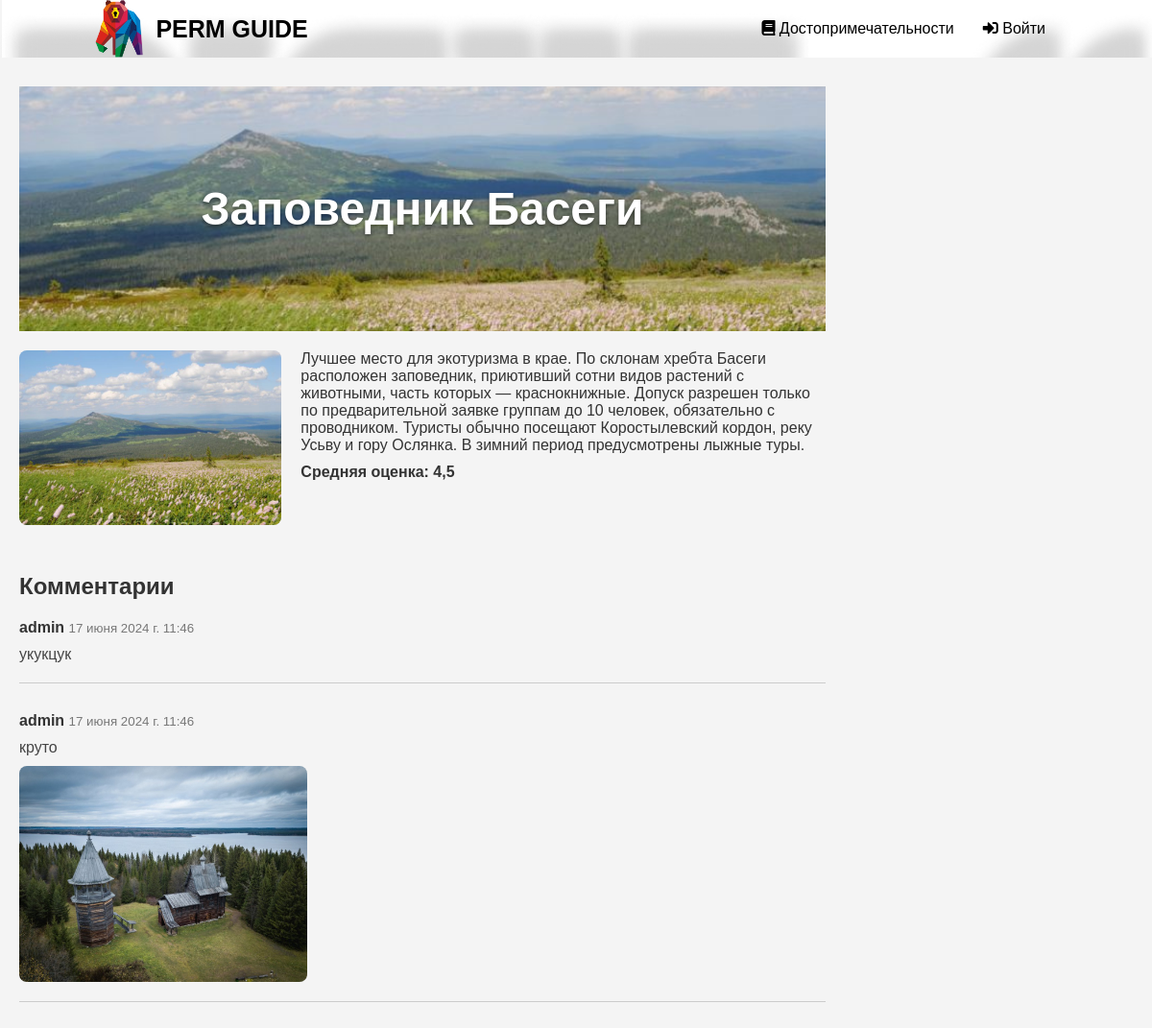
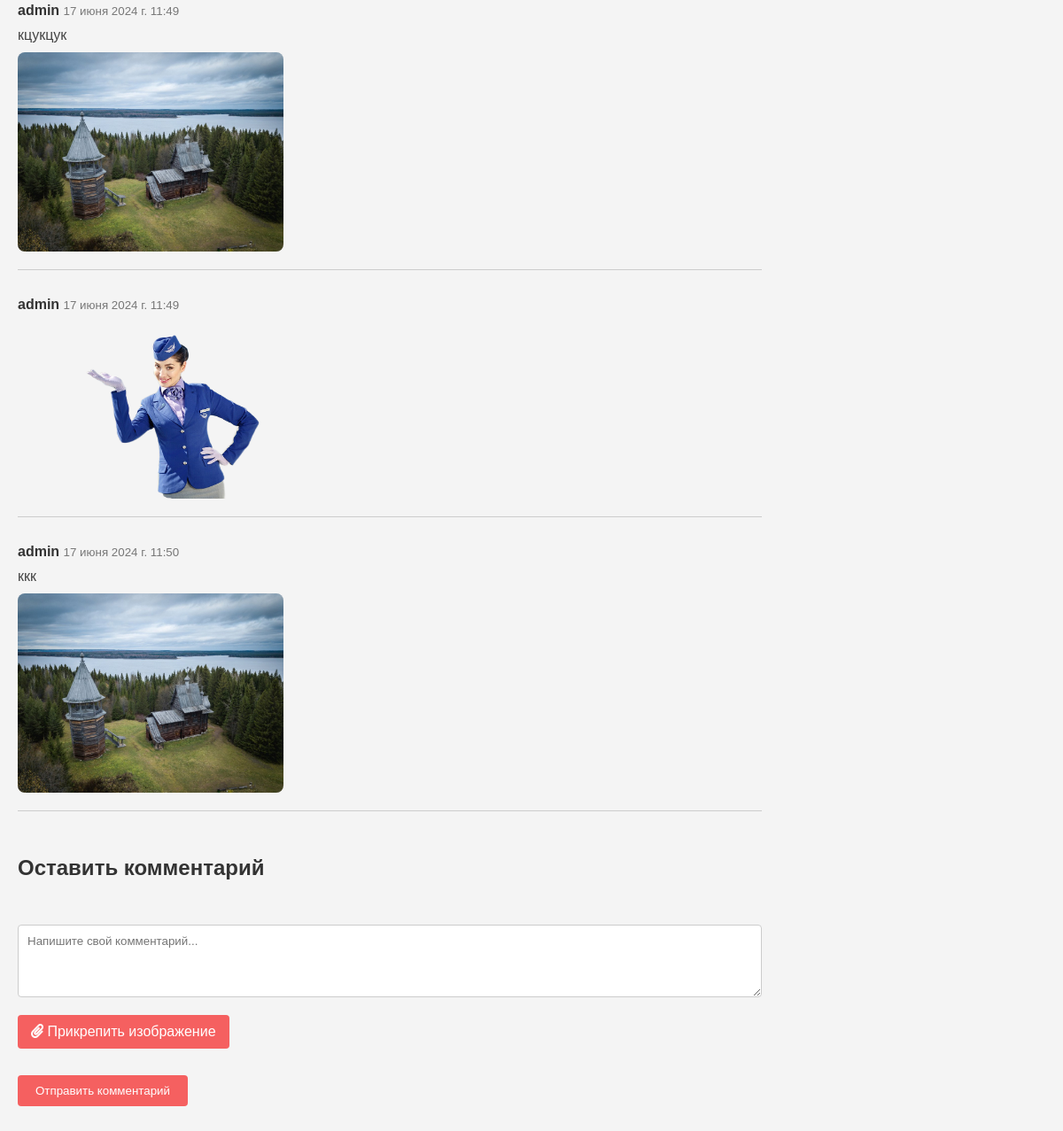
Page /sight/10/ on the earlier database version (2 pictures, top to bottom).
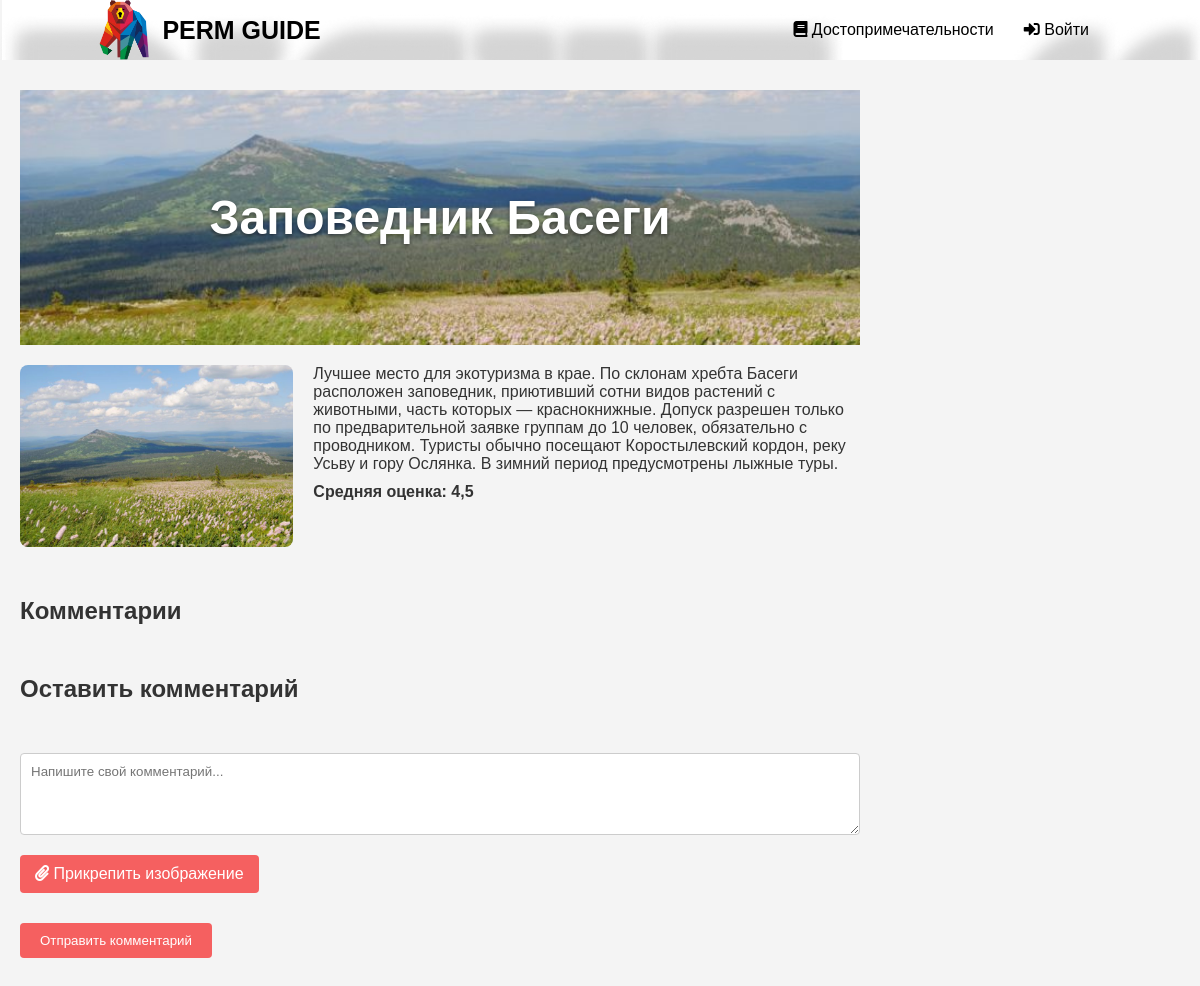
Same page on the later database version.
### gid/models.py (models this page shows)
class Comment(models.Model):
    sight = models.ForeignKey('Sight', on_delete=models.CASCADE, verbose_name='Достопримечательность')
    user = models.ForeignKey(User, on_delete=models.CASCADE, verbose_name='Пользователь')
    text = models.TextField(verbose_name='Текст', blank=True, null=True)
    created_at = models.DateTimeField(auto_now_add=True, verbose_name='Дата создания')
    image = models.ImageField(upload_to='comment_images', null=True, blank=True, verbose_name='Изображение')
    class Meta:
        verbose_name = 'Комментарий'
        verbose_name_plural = 'Комментарии'

### gid/views.py (the view, shortened to what this page needs)
# urls.py: path('sight/<int:sight_id>/', views.sight_detail, name='sight_detail'),
def sight_detail(request, sight_id):
    sight = get_object_or_404(Sight, pk=sight_id)
    form = RatingForm()
    note_form = UserNoteForm()
    comments = Comment.objects.filter(sight=sight)
    user_note = None
    events = sight.events.all()
    user_visited = False
    if request.user.is_authenticated:
        user_visited = Visit.objects.filter(user=request.user, sight=sight).exists()
    return render(request, 'gid/sight_detail.html', {
        'sight': sight,
        'form': form,
        'note_form': note_form,
        'comments': comments,
        'user_note': user_note,
        'user_visited': user_visited,
        'events': events,
    })

### gid/forms.py
class RatingForm(forms.ModelForm):
    class Meta:
        model = Rating
        fields = ['score']
        widgets = {
            'score': forms.NumberInput(attrs={'min': 1, 'max': 5})
        }

class UserNoteForm(forms.ModelForm):
    class Meta:
        model = UserNote
        fields = ['text']
        widgets = {
            'text': forms.Textarea(attrs={'rows': 4, 'cols': 50, 'class': 'note-textarea'}),
        }

### gid/models.py (called while the page is built)
    def average_rating(self):
        ratings = self.rating_set.all()
        if ratings.exists():
            return ratings.aggregate(Avg('score'))['score__avg']
        return 0.0

### gid/templates/gid/sight_detail.html (shortened to what this page needs)
{% load static %}
<html lang="en">
<head>
    <link rel="stylesheet" href="{% static 'css/sight_detail.css' %}">
    <link rel="stylesheet" href="https://cdnjs.cloudflare.com/ajax/libs/font-awesome/5.15.4/css/all.min.css">
</head>
<body>
    <div class="header" style="background-image: url('{% static 'img/img.png' %}')">
        <div class="logo-container">
            <img src="{% static 'img/logo.png' %}" alt="Logo" class="logo-image">
            <a href="{% url 'index' %}" class="logo">PERM GUIDE</a>
        </div>
        <nav>
            <ul>
                <li>
                    <a href="{% url 'catalog' %}"><i class="fas fa-book"></i> Достопримечательности</a>
                </li>
                {% if not user.is_authenticated %}
                <li>
                    <a href="{% url 'login' %}"><i class="fas fa-sign-in-alt"></i> Войти</a>
                </li>
                {% endif %}
            </ul>
        </nav>
    </div>
    <div class="content-container">
        <div class="main-content">
            <section class="sight-header" style="background-image: url('{{ sight.image.url }}')">
                <h1>{{ sight.name }}</h1>
            </section>
           <section class="sight-details">
    <div class="image-container">
        <img src="{{ sight.image.url }}" alt="{{ sight.name }}">
    </div>
    <div class="description">
        <p>{{ sight.description }}</p>
        <p class="rating">Средняя оценка: {{ sight.average_rating }}</p>
    </div>
</section>
<section class="comments">
    <div class="comments-header">
        <h2>Комментарии</h2>
    </div>
    <ul class="comment-list">
        {% for comment in comments %}
        <li class="comment">
            <div class="comment-info">
                <strong class="comment-author">{{ comment.user.username }}</strong>
                <small class="comment-date">{{ comment.created_at }}</small>
            </div>
            <p class="comment-text">{{ comment.text }}</p>
            {% if comment.image %}
            <div class="comment-image">
                <img src="{{ comment.image.url }}" alt="Comment image">
            </div>
            {% endif %}
        </li>
        {% endfor %}
    </ul>
</section>
<section class="comment-form">
    <h2>Оставить комментарий</h2>
    <form action="{% url 'comment_submit' sight.id %}" method="post" enctype="multipart/form-data" class="comment-form" id="commentForm">
        <div class="form-group">
            <textarea name="text" rows="4" cols="50" class="comment-textarea" placeholder="Напишите свой комментарий..."></textarea>
        </div>
        <div class="form-group">
            <label for="id_image" class="upload-label">
                <i class="fas fa-paperclip"></i> Прикрепить изображение
            </label>
        </div>
        <div class="form-group">
            <button type="submit" class="comment-submit-btn">Отправить комментарий</button>
        </div>
    </form>
</section>
        </div>
    </div>
</body>
</html>

Differences in the rows shown:
removed Comment: user.username "admin", created_at "17 июня 2024 г. 11:46", text "укукцук"
removed Comment: user.username "admin", created_at "17 июня 2024 г. 11:46", text "круто", image (picture)
removed Comment: user.username "admin", created_at "17 июня 2024 г. 11:49", text "кцукцук", image (picture)
removed Comment: user.username "admin", created_at "17 июня 2024 г. 11:49", image (picture)
removed Comment: user.username "admin", created_at "17 июня 2024 г. 11:50", text "ккк", image (picture)
